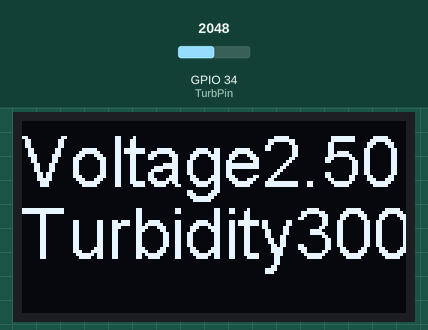
A sketch run on a simulated ESP32. On the bench: 128×64 one-colour display. The test bench sets the inputs (shaded band); at power-on: GPIO 34 (TurbPin) = 2048. WiFi joins after 1.5 s; servers stay silent unless stated; no MQTT or app messages arrive unless stated; what the sketch prints to the serial monitor is not drawn.

Above: at 2.8 s.
2.9 s: GPIO 34 (TurbPin) set to 1960
At 4.3 s:
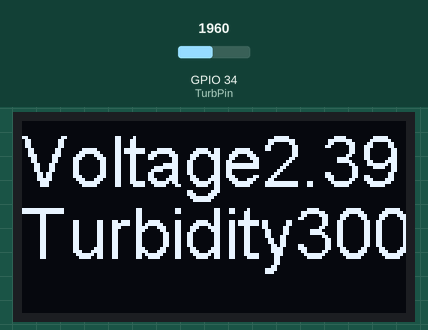
5.2 s: GPIO 34 (TurbPin) set to 2040
At 6.8 s:
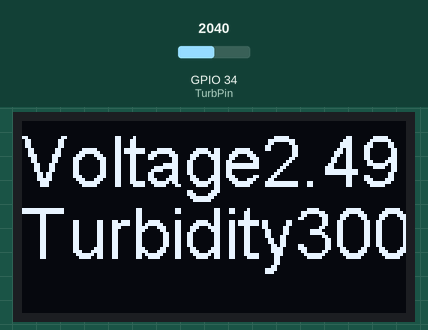
7.2 s: GPIO 34 (TurbPin) set to 1228
At 8.1 s:
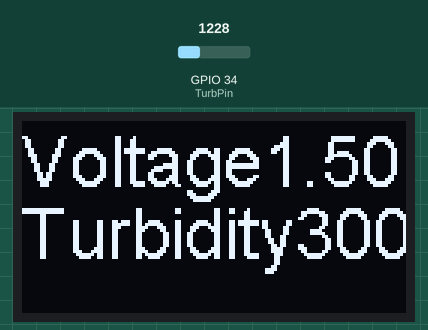
Timing chart, 0 to 10.2 s (numbered marks = the images above; inputs shaded):
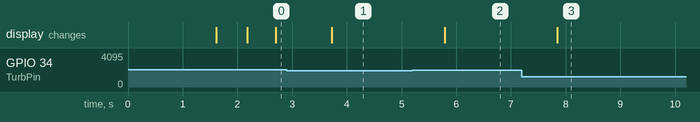

The sketch:

Turb.ino
```cpp
#include <driver/adc.h>
#include <WiFi.h>
#include <PubSubClient.h>
#include "SSD1306Wire.h"
#include <Wire.h>

#define TurbPin A6
SSD1306Wire  display(0x3c, 5, 4);


//Credentials
const char* ssid = "MANGSAVE";
const char* password = "P455w0rd12345";
const char* mqtt_server = "192.168.0.200";
const char* brokerUser = "mangsave";
const char* brokerPass = "1234";
const char* outTopic = "mang/turb";

WiFiClient espClient;
PubSubClient client(espClient);
long lastMsg = 0;
char msg[50];
char nmsg[50];
int value = 0;
float ntu = 0.0;

void setupDisp(){
    display.init(); // initialise the OLED
    display.flipScreenVertically(); // does what is says
    display.setFont(ArialMT_Plain_24); // does what is says
    // Set the origin of text to top left
    display.setTextAlignment(TEXT_ALIGN_LEFT);
}

void setupWifi() {

  delay(100);
  Serial.println();
  Serial.print("Connecting to WiFi: ");
  Serial.println(ssid);

  WiFi.begin(ssid, password);

  while (WiFi.status() != WL_CONNECTED) {
    delay(500);
    Serial.print(".");
  }
}

void reconnect() {
  // Loop until we're reconnected
  while (!client.connected()) {
    Serial.print("Attempting MQTT connection...");
    Serial.println("Connecting to ");
    Serial.println(mqtt_server);
    // Attempt to connect
    if (client.connect("TurBMeter", brokerUser, brokerPass)) {
      Serial.println("Connected");
      // Once connected, publish an announcement...
      client.publish("outTopic", "Turb Connected");
      // ... and resubscribe
      client.subscribe("inTopic");
    } else {
      Serial.print("failed, rc=");
      Serial.print(client.state());
      Serial.println(" try again in 5 seconds");
      // Wait 5 seconds befo re retrying
      delay(5000);
    }
  }
}

void callback(char* topic, byte* payload, unsigned int length) {
  Serial.print("Message arrived [");
  Serial.print(topic);
  Serial.print("] ");
  for (int i = 0; i < length; i++) {
    Serial.print((char)payload[i]);
  }
  Serial.println();

}

void setup() {
  // put your setup code here, to run once:
  Serial.begin(115200);
  setupWifi();
  client.setServer(mqtt_server,1883);
  pinMode(TurbPin,INPUT);
  setupDisp();
}


float readTurbidity(){
  int sensorValue = analogRead(A6);// read the input on analog pin 0:
  float voltage = (sensorValue * (5.0 / 4095.0)); // Convert the analog reading (which goes from 0 - 1023) to a voltage (0 - 5V):

  Serial.println(voltage); // print out the value you read:
  delay(500);


  float x = voltage;

  if (x < 2.5){
    ntu = 3000.0;
    }
  else if(x > 4.2){
    ntu = 0;
    }
   else
    {
    ntu = ((-1120.4 * x * x) + ((5742.3) * x) - (4352.9));
    }
  Serial.println(ntu);

  return voltage;
  }

void loop() {
  // put your main code here, to run repeatedly:
  float volt = 0.0;

  float turb = ntu;
  if(!client.connected()){
    reconnect();
  }
  volt = readTurbidity();
  Serial.println(volt);
  client.loop();

 long now = millis();
  if (now - lastMsg > 2000) {
    lastMsg = now;
    snprintf (msg, 50, "%f",volt);
    Serial.print("Publish message: ");
    Serial.println(msg);
    client.publish(outTopic, msg);
    snprintf (nmsg, 50, "%f",turb);
     client.publish("mang/ntu", nmsg);
  }

    display.clear(); // clear the display
    // prep a string in the screen buffer
    display.drawString(0, 0, "Voltage" + String(volt));
    display.drawString(0, 24, "Turbidity" + String(turb));
    display.display(); // display whatever is in the buffer

}
```

Measured:
- after the input at 2.9 s, the display: changes after 0.83 s (image 1)
- after the input at 5.2 s, the display: changes after 0.59 s (image 2)
- after the input at 7.2 s, the display: changes after 0.64 s (image 3)
